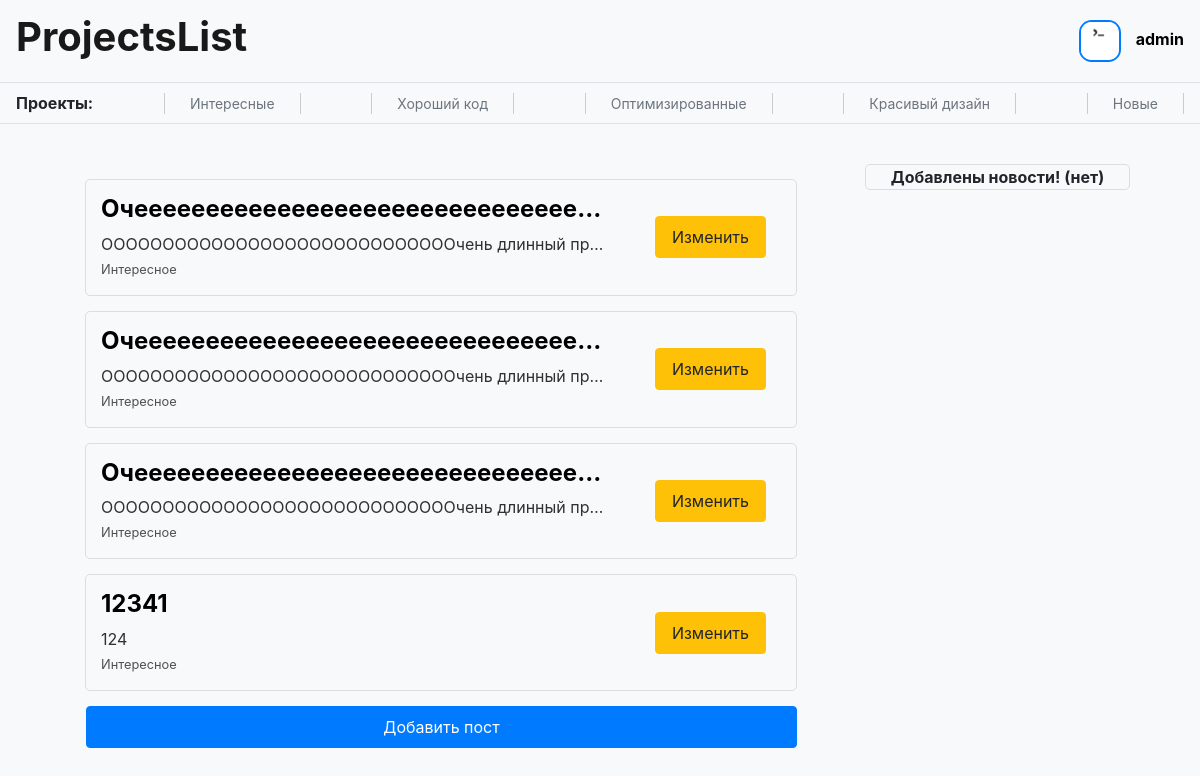
The page / (signed in) on the database its author committed.
### data/users.py (models this page shows, shortened)
class User(SqlAlchemyBase, UserMixin):
    __tablename__ = 'users'
    id = sa.Column(sa.Integer, primary_key=True, autoincrement=True)
    name = sa.Column(sa.String)
    mail = sa.Column(sa.String, unique=True)
    hashed_password = sa.Column(sa.String)
    info = sa.Column(sa.String)
    image = sa.Column(sa.String)
    github = sa.Column(sa.String)
    create_time = sa.Column(sa.DateTime, default=datetime.now)
    posts = sa.orm.relationship('Post', back_populates='author')
    comments = sa.orm.relationship('Comment', back_populates='author')
    liked_posts = sa.orm.relationship('Post', back_populates='users_who_liked', secondary='rating_posts')
    liked_comments = sa.orm.relationship('Comment', back_populates='users_who_liked', secondary='rating_comments')

### data/posts.py (models this page shows)
class Post(SqlAlchemyBase):
    __tablename__ = 'posts'
    id = sa.Column(sa.Integer, primary_key=True, autoincrement=True)
    title = sa.Column(sa.String)
    text = sa.Column(sa.String)
    project_link = sa.Column(sa.String)
    category = sa.Column(sa.String)
    like = sa.Column(sa.Integer, default=0)
    dislike = sa.Column(sa.Integer, default=0)
    create_time = sa.Column(sa.DateTime, default=datetime.now)
    author = sa.orm.relationship('User', back_populates='posts')
    author_id = sa.Column(sa.Integer, sa.ForeignKey('users.id'))
    users_who_liked = sa.orm.relationship('User', back_populates='liked_posts', secondary='rating_posts')
    comments = sa.orm.relationship('Comment', back_populates='post')

### server.py (the view)
@app.route('/')
def home():
    try:
        db = db_session.create_session()
        posts = db.query(Post).all()[:-5:-1]
        return flask.render_template('home.html', title='ProjectsList', posts=posts)
    finally:
        db.close()

### data/db_session.py (called while the page is built)
def create_session() -> Session:
    global __factory
    return __factory()

### server.py (called while the page is built)
@login_manager.user_loader
def load_user(user_id):
    try:
        db = db_session.create_session()
        return db.query(User).get(user_id)
    finally:
        db.close()

### templates/home.html
{% extends "base.html" %}
{% block content %}
    <div class='container'>
        <div class='posts' style='display: inline-block'>
            {% for post in posts %}
                <div class='small-post'>
                    <a href='posts/{{post.id}}' style='max-width: 75%'>
                        <div style='white-space: nowrap; overflow: hidden; text-overflow: ellipsis;'>
                            <h4>{{post.title}}</h4>
                            <p style='white-space: nowrap; overflow: hidden; text-overflow: ellipsis;'>{{post.text}}</p>
                            <small>{{post.category}}</small>
                        </div>
                    </a>
                    {% if current_user.id == post.author.id or current_user.id == 1 %}
                    <div style='display: inline-block;'>
                        <a type='button' class='btn btn-warning' href='posts/edit/{{post.id}}'>Изменить</a>
                    </div>
                    {% endif %}
                </div>
            {% endfor %}
            {% if current_user.is_authenticated %}
            <a class='btn btn-primary' href='/add_post'>Добавить пост</a>
            {% endif %}
        </div>
        <div class='news' style='display: inline-block; float: right'>
            <b>Добавлены новости! (нет)</b>
        </div>
    </div>
{% endblock %}

### templates/base.html (shortened to what this page needs)
<!doctype html>
<html lang="en">
<head>
    <link rel="stylesheet"
          href="https://stackpath.bootstrapcdn.com/bootstrap/4.4.1/css/bootstrap.min.css"
>
    <link text="text/css"  href="{{ url_for('static', filename='css/style.css') }}" rel="stylesheet">
</head>
<body>
<header>
    <nav class="navbar navbar-light bg-light">
        <a class="navbar-brand" href='/'><h1><b>ProjectsList</b></h1></a>
        {% if current_user.is_authenticated %}
        	<div class='user-navbar'>
			<img class='user-icon' src='/{{current_user.image}}' width='42' height='42' /img>
			<a class='user-name' href="/user{{current_user.id}}">{{ current_user.name }}</a>
		</div>
        {% else %}
		<a class="btn btn-primary " href="/register">Зарегистрироваться</a>
		<a class="btn btn-success" href="/login">Войти</a>
        {% endif %}
    </nav>
    <nav class="category navbar navbar-light bg-light">
        <b>Проекты:</b>
        <a href='/interesting'>Интересные</a>
        <a href='/goodcode'>Хороший код</a>
        <a href='/optimized'>Оптимизированные</a>
        <a href='/beautifuldesign '>Красивый дизайн</a>
        <a href='/new'>Новые</a>
    </nav>
</header>
<main role="main" class='container'>
    {% block content %}{% endblock %}
</main>
</body>
</html>

### static/css/style.css (style rules this page uses)
.small-post { border: 1px solid #ddd; border-radius: 5px; margin: 15px; padding: 15px; align-items: center; display: flex; justify-content: space-between; overflow: hidden; white-space: nowrap; text-overflow: ellipsis; }
.small-post p { color: #303030; margin: 0px; text-overflow: ellipsis; }
.small-post small { color: #505050; margin: 0px; }
.small-post h4 { color: black; font-weight: bold; overflow: hidden; white-space: nowrap; text-overflow: ellipsis; }
.posts { width: 70%; display: flex; flex-direction: column; align-items: center; }
.posts .btn { display: block; cursor: pointer; text-align: center; margin: 15px; padding: 8px 16px; margin-left: 16px; flex-shrink: 0; }
.news { border: 1px solid #ddd; border-radius: 5px; text-align: center; width: 25%; }
.container { justify-content: space-between; flex-wrap: wrap; padding: 20px; }
body { background-color: #f8f9fa; }
.navbar { border-bottom: 1px solid #dee2e6; }
.navbar a { text-decoration: none; color: #000; }
.user-icon { border-radius: 30%; margin-right: 10px; border: 2px solid #007bff; }
.user-name { color: #007bff; font-weight: bold; text-decoration: none; }
.category a { color: #6c757d; font-size: 14px; border-right: 1px solid; border-left: 1px solid; border-color: #ccc; padding-right: 25px; padding-left: 25px; }

### rows shown on the page
User: image (picture), name "admin"
Post: title "Очеееееееееееееееееееееееееееееее…", text "ОООООООООООООООООООООООООООООчень длинный пр…", category "Интересное"
Post: title "Очеееееееееееееееееееееееееееееее…", text "ОООООООООООООООООООООООООООООчень длинный пр…", category "Интересное"
Post: {{ post.id }} 7 (drawn), title "Очеееееееееееееееееееееееееееееее…", text "ОООООООООООООООООООООООООООООчень длинный пр…", category "Интересное"
Post: title "12341", text "124", category "Интересное"
